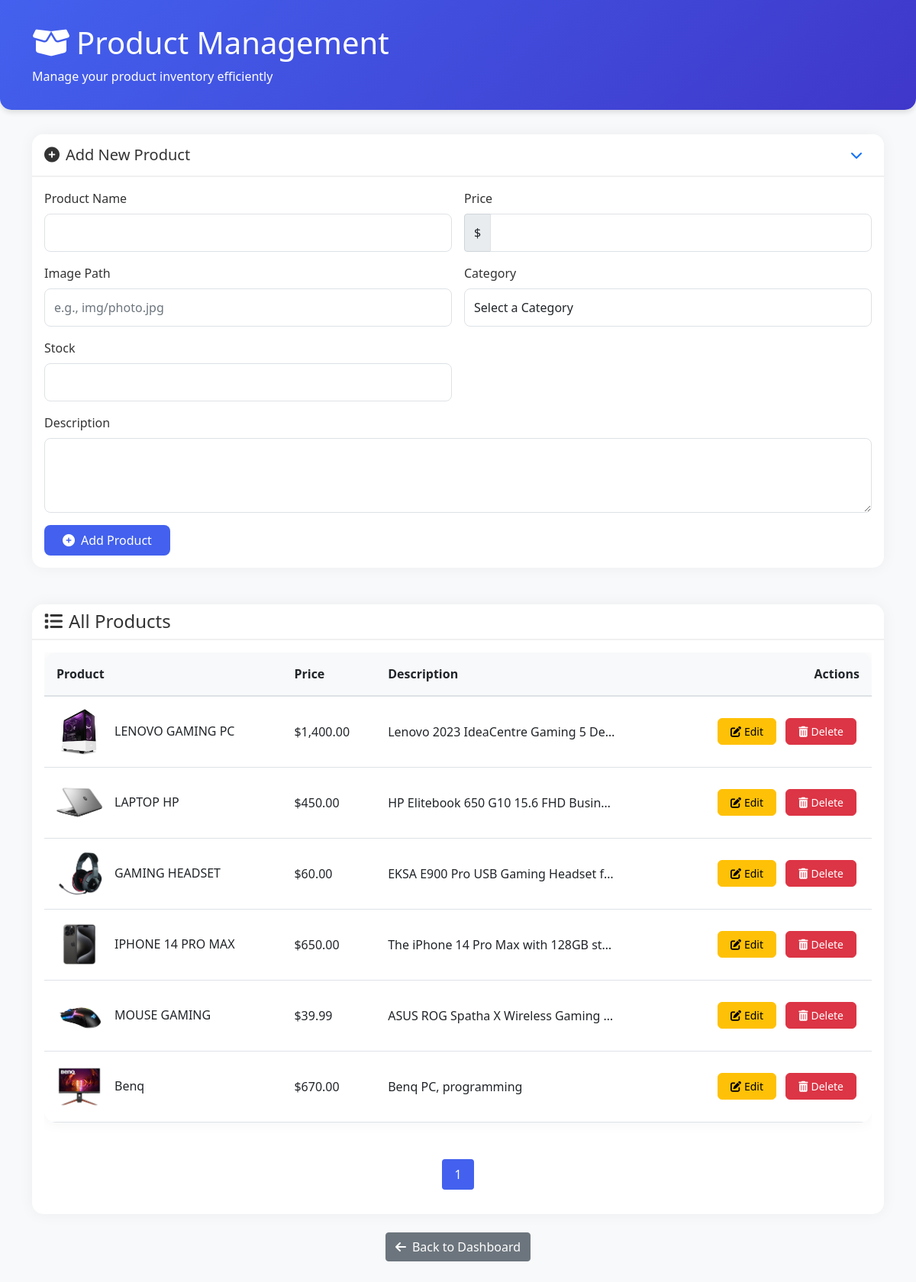
Page /manage_products.php (signed in) on the committed database.
### tables this page shows
CREATE TABLE `products` (
  `id` int(11) NOT NULL,
  `name` varchar(255) NOT NULL,
  `price` decimal(10,2) NOT NULL,
  `image` varchar(255) DEFAULT NULL,
  `description` text DEFAULT NULL,
  `category_id` int(11) DEFAULT NULL,
  `stock` int(10) UNSIGNED NOT NULL DEFAULT 1
);

### manage_products.php (the view, shortened to what this page needs)
<?php
include 'config.php';
$productsPerPage = 10;
$page = isset($_GET['page']) && is_numeric($_GET['page']) ? (int)$_GET['page'] : 1;
$page = max($page, 1);
$offset = ($page - 1) * $productsPerPage;
$stmt = $pdo->prepare("
    SELECT products.*, categories.name AS category_name
    FROM products
    LEFT JOIN categories ON products.category_id = categories.id
    LIMIT :limit OFFSET :offset
");
$stmt->bindValue(':limit', $productsPerPage, PDO::PARAM_INT);
$stmt->bindValue(':offset', $offset, PDO::PARAM_INT);
$stmt->execute();
$products = $stmt->fetchAll(PDO::FETCH_ASSOC);
$totalProducts = $pdo->query("SELECT COUNT(*) FROM products")->fetchColumn();
$totalPages = ceil($totalProducts / $productsPerPage);
?>
<!DOCTYPE html>
<html lang="en">
<head>
    <link href="https://cdn.jsdelivr.net/npm/bootstrap@5.1.3/dist/css/bootstrap.min.css" rel="stylesheet">
    <link rel="stylesheet" href="https://cdnjs.cloudflare.com/ajax/libs/font-awesome/6.0.0/css/all.min.css">
</head>
<body>
    <div class="dashboard-header">
        <div class="container">
            <h1 class="mb-0"><i class="fas fa-box-open me-2"></i>Product Management</h1>
            <p class="mt-2 mb-0">Manage your product inventory efficiently</p>
        </div>
    </div>
    <div class="container">
        <div class="card mb-5">
            <div class="card-header d-flex justify-content-between align-items-center">
                <h5 class="mb-0"><i class="fas fa-plus-circle me-2"></i>Add New Product</h5>
                <button class="btn btn-link" type="button" data-bs-toggle="collapse" data-bs-target="#addProductForm">
                    <i class="fas fa-chevron-down"></i>
                </button>
            </div>
            <div class="card-body collapse show" id="addProductForm">
                <form action="manage_products.php" method="POST" class="row g-3">
                    <div class="col-md-6">
                        <label for="name" class="form-label">Product Name</label>
                        <input type="text" name="name" class="form-control" id="name" required>
                    </div>
                    <div class="col-md-6">
                        <label for="price" class="form-label">Price</label>
                        <div class="input-group">
                            <span class="input-group-text">$</span>
                            <input type="number" step="0.01" name="price" class="form-control" id="price" required>
                        </div>
                    </div>
                    <div class="col-md-6">
                        <label for="image" class="form-label">Image Path</label>
                        <input type="text" name="image" class="form-control" id="image" placeholder="e.g., img/photo.jpg" required>
                    </div>
                    <div class="col-md-6">
                        <label for="category_id" class="form-label">Category</label>
                        <select name="category_id" id="category_id" class="form-control" required>
                            <option value="" disabled selected>Select a Category</option>
                        </select>
                    </div>
                    <div class="col-md-6">
                        <label for="stock" class="form-label">Stock</label>
                        <input type="number" name="stock" class="form-control" id="stock" required>
                    </div>
                    <div class="col-md-12">
                        <label for="description" class="form-label">Description</label>
                        <textarea name="description" class="form-control" id="description" rows="3" required></textarea>
                    </div>
                    <div class="col-12">
                        <button type="submit" class="btn btn-primary">
                            <i class="fas fa-plus-circle me-2"></i>Add Product
                        </button>
                    </div>
                </form>
            </div>
        </div>
        <div class="card">
            <div class="card-header">
                <h4 class="mb-0"><i class="fas fa-list me-2"></i>All Products</h4>
            </div>
            <div class="card-body">
                <div class="table-responsive">
                    <table class="table table-hover">
                        <thead>
                            <tr>
                                <th>Product</th>
                                <th>Price</th>
                                <th>Description</th>
                                <th class="text-end">Actions</th>
                            </tr>
                        </thead>
                        <tbody>
                            <?php foreach ($products as $product): ?>
                                <tr>
                                    <td>
                                        <div class="d-flex align-items-center">
                                            <img src="<?php echo htmlspecialchars($product['image']); ?>"
                                                 alt="<?php echo htmlspecialchars($product['name']); ?>"
                                                 class="product-image me-3">
                                            <div>
                                                <h6 class="mb-0"><?php echo htmlspecialchars($product['name']); ?></h6>
                                            </div>
                                        </div>
                                    </td>
                                    <td>$<?php echo number_format($product['price'], 2); ?></td>
                                    <td>
                                        <div class="text-truncate" style="max-width: 300px;">
                                            <?php echo htmlspecialchars($product['description']); ?>
                                        </div>
                                    </td>
                                    <td>
                                        <div class="action-buttons text-end">
                                            <a href="edit_product.php?id=<?php echo $product['id']; ?>"
                                               class="btn btn-warning btn-sm">
                                                <i class="fas fa-edit me-1"></i>Edit
                                            </a>
                                            <a href="manage_products.php?delete=<?php echo $product['id']; ?>"
                                               class="btn btn-danger btn-sm"
                                               onclick="return confirm('Are you sure you want to delete this product?');">
                                                <i class="fas fa-trash-alt me-1"></i>Delete
                                            </a>
                                        </div>
                                    </td>
                                </tr>
                            <?php endforeach; ?>
                        </tbody>
                    </table>
                </div>
                <nav aria-label="Page navigation" class="mt-4">
                    <ul class="pagination justify-content-center">
                        <?php for ($i = 1; $i <= $totalPages; $i++): ?>
                            <li class="page-item <?php echo $i == $page ? 'active' : ''; ?>">
                                <a class="page-link" href="?page=<?php echo $i; ?>"><?php echo $i; ?></a>
                            </li>
                        <?php endfor; ?>
                    </ul>
                </nav>
            </div>
        </div>
        <div class="text-center mt-4 mb-5">
            <a href="admin_dashboard.php" class="btn btn-secondary">
                <i class="fas fa-arrow-left me-2"></i>Back to Dashboard
            </a>
        </div>
    </div>
</body>
</html>

### manage_products.php (style rules this page uses)
:root { --primary-color: #4361ee; --secondary-color: #3f37c9; --success-color: #4bb543; --danger-color: #dc3545; --warning-color: #ffa900; }
body { background-color: #f8f9fa; color: #333; }
.dashboard-header { background: linear-gradient(135deg, var(--primary-color), var(--secondary-color)); color: white; padding: 2rem 0; margin-bottom: 2rem; border-radius: 0 0 15px 15px; box-shadow: 0 4px 6px rgba(0, 0, 0, 0.1); }
.card { border: none; border-radius: 15px; box-shadow: 0 0 20px rgba(0, 0, 0, 0.05); transition: transform 0.3s ease; }
.card-header { background-color: white; border-bottom: 2px solid #f0f0f0; border-radius: 15px 15px 0 0 !important; }
.btn-primary { background-color: var(--primary-color); border: none; padding: 0.5rem 1.5rem; border-radius: 8px; }
.table { background-color: white; border-radius: 15px; overflow: hidden; box-shadow: 0 0 20px rgba(0, 0, 0, 0.05); }
.table th { background-color: #f8f9fa; border-bottom: 2px solid #dee2e6; padding: 1rem; }
.table td { padding: 1rem; vertical-align: middle; }
.product-image { border-radius: 8px; object-fit: cover; width: 60px; height: 60px; }
.action-buttons .btn { padding: 0.375rem 1rem; border-radius: 6px; margin: 0 0.25rem; }
.pagination { margin-top: 2rem; }
.pagination .page-link { border: none; color: var(--primary-color); padding: 0.5rem 1rem; border-radius: 6px; margin: 0 0.25rem; }
.pagination .page-item.active .page-link { background-color: var(--primary-color); color: white; }
.form-control { border-radius: 8px; padding: 0.75rem; border: 1px solid #dee2e6; }

### rows in the picture
products: image (picture), name "LENOVO GAMING PC", price "1,400.00", description "Lenovo 2023 IdeaCentre Gaming 5 De…"
products: image (picture), name "LAPTOP HP", price "450.00", description "HP Elitebook 650 G10 15.6 FHD Busin…"
products: image (picture), name "GAMING HEADSET", price "60.00", description "EKSA E900 Pro USB Gaming Headset f…"
products: image (picture), name "IPHONE 14 PRO MAX", price "650.00", description "The iPhone 14 Pro Max with 128GB st…"
products: image (picture), name "MOUSE GAMING", price "39.99", description "ASUS ROG Spatha X Wireless Gaming…"
products: image (picture), name "Benq", price "670.00", description "Benq PC, programming"
